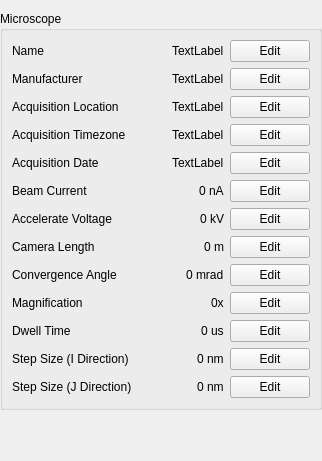
         <widget class="QWidget" name="page_microscope">
          <layout class="QVBoxLayout" name="verticalLayout_9">
           <property name="leftMargin">
            <number>0</number>
           </property>
           <property name="rightMargin">
            <number>0</number>
           </property>
           <item>
            <widget class="QGroupBox" name="groupBox">
             <property name="title">
              <string>Microscope</string>
             </property>
             <layout class="QVBoxLayout" name="verticalLayout_5">
              <item>
               <layout class="QHBoxLayout" name="horizontalLayout_59">
                <item>
                 <widget class="QLabel" name="label_5">
                  <property name="text">
                   <string>Name</string>
                  </property>
                 </widget>
                </item>
                <item>
                 <spacer name="horizontalSpacer_15">
                  <property name="orientation">
                   <enum>Qt::Horizontal</enum>
                  </property>
                  <property name="sizeHint" stdset="0">
                   <size>
                    <width>40</width>
                    <height>20</height>
                   </size>
                  </property>
                 </spacer>
                </item>
                <item>
                 <widget class="QLabel" name="label_microscope_name">
                  <property name="text">
                   <string>TextLabel</string>
                  </property>
                 </widget>
                </item>
                <item>
                 <widget class="QPushButton" name="pushButton_edit_microscope_name">
                  <property name="text">
                   <string>Edit</string>
                  </property>
                 </widget>
                </item>
               </layout>
              </item>
              <item>
               <layout class="QHBoxLayout" name="horizontalLayout_58">
                <item>
                 <widget class="QLabel" name="label_6">
                  <property name="text">
                   <string>Manufacturer</string>
                  </property>
                 </widget>
                </item>
                <item>
                 <spacer name="horizontalSpacer_54">
                  <property name="orientation">
                   <enum>Qt::Horizontal</enum>
                  </property>
                  <property name="sizeHint" stdset="0">
                   <size>
                    <width>40</width>
                    <height>20</height>
                   </size>
                  </property>
                 </spacer>
                </item>
                <item>
                 <widget class="QLabel" name="label_microscope_manufacturer">
                  <property name="text">
                   <string>TextLabel</string>
                  </property>
                 </widget>
                </item>
                <item>
                 <widget class="QPushButton" name="pushButton_edit_microscope_manufacturer">
                  <property name="text">
                   <string>Edit</string>
                  </property>
                 </widget>
                </item>
               </layout>
              </item>
              <item>
               <layout class="QHBoxLayout" name="horizontalLayout_57">
                <item>
                 <widget class="QLabel" name="label_16">
                  <property name="text">
                   <string>Acquisition Location</string>
                  </property>
                 </widget>
                </item>
                <item>
                 <spacer name="horizontalSpacer_55">
                  <property name="orientation">
                   <enum>Qt::Horizontal</enum>
                  </property>
                  <property name="sizeHint" stdset="0">
                   <size>
                    <width>40</width>
                    <height>20</height>
                   </size>
                  </property>
                 </spacer>
                </item>
                <item>
                 <widget class="QLabel" name="label_acquisition_location">
                  <property name="text">
                   <string>TextLabel</string>
                  </property>
                 </widget>
                </item>
                <item>
                 <widget class="QPushButton" name="pushButton_edit_acquisition_location">
                  <property name="text">
                   <string>Edit</string>
                  </property>
                 </widget>
                </item>
               </layout>
              </item>
              <item>
               <layout class="QHBoxLayout" name="horizontalLayout_15">
                <item>
                 <widget class="QLabel" name="label_17">
                  <property name="text">
                   <string>Acquisition Timezone</string>
                  </property>
                 </widget>
                </item>
                <item>
                 <spacer name="horizontalSpacer_56">
                  <property name="orientation">
                   <enum>Qt::Horizontal</enum>
                  </property>
                  <property name="sizeHint" stdset="0">
                   <size>
                    <width>40</width>
                    <height>20</height>
                   </size>
                  </property>
                 </spacer>
                </item>
                <item>
                 <widget class="QLabel" name="label_acquisition_timezone">
                  <property name="text">
                   <string>TextLabel</string>
                  </property>
                 </widget>
                </item>
                <item>
                 <widget class="QPushButton" name="pushButton_edit_acquisition_timezone">
                  <property name="text">
                   <string>Edit</string>
                  </property>
                 </widget>
                </item>
               </layout>
              </item>
              <item>
               <layout class="QHBoxLayout" name="horizontalLayout_16">
                <item>
                 <widget class="QLabel" name="label_15">
                  <property name="text">
                   <string>Acquisition Date</string>
                  </property>
                 </widget>
                </item>
                <item>
                 <spacer name="horizontalSpacer_13">
                  <property name="orientation">
                   <enum>Qt::Horizontal</enum>
                  </property>
                  <property name="sizeHint" stdset="0">
                   <size>
                    <width>40</width>
                    <height>20</height>
                   </size>
                  </property>
                 </spacer>
                </item>
                <item>
                 <widget class="QLabel" name="label_acquisition_date">
                  <property name="text">
                   <string>TextLabel</string>
                  </property>
                 </widget>
                </item>
                <item>
                 <widget class="QPushButton" name="pushButton_edit_acquisition_date">
                  <property name="text">
                   <string>Edit</string>
                  </property>
                 </widget>
                </item>
               </layout>
              </item>
              <item>
               <layout class="QHBoxLayout" name="horizontalLayout_7">
                <item>
                 <widget class="QLabel" name="label_7">
                  <property name="text">
                   <string>Beam Current</string>
                  </property>
                 </widget>
                </item>
                <item>
                 <spacer name="horizontalSpacer_5">
                  <property name="orientation">
                   <enum>Qt::Horizontal</enum>
                  </property>
                  <property name="sizeHint" stdset="0">
                   <size>
                    <width>18</width>
                    <height>20</height>
                   </size>
                  </property>
                 </spacer>
                </item>
                <item>
                 <widget class="QLabel" name="label_beam_current">
                  <property name="text">
                   <string>0 nA</string>
                  </property>
                 </widget>
                </item>
                <item>
                 <widget class="QPushButton" name="pushButton_edit_beam_current">
                  <property name="text">
                   <string>Edit</string>
                  </property>
                 </widget>
                </item>
               </layout>
              </item>
              <item>
               <layout class="QHBoxLayout" name="horizontalLayout_8">
                <item>
                 <widget class="QLabel" name="label_8">
                  <property name="text">
                   <string>Accelerate Voltage</string>
                  </property>
                 </widget>
                </item>
                <item>
                 <spacer name="horizontalSpacer_6">
                  <property name="orientation">
                   <enum>Qt::Horizontal</enum>
                  </property>
                  <property name="sizeHint" stdset="0">
                   <size>
                    <width>40</width>
                    <height>20</height>
                   </size>
                  </property>
                 </spacer>
                </item>
                <item>
                 <widget class="QLabel" name="label_accelerate_voltage">
                  <property name="text">
                   <string>0 kV</string>
                  </property>
                 </widget>
                </item>
                <item>
                 <widget class="QPushButton" name="pushButton_edit_accelerate_voltage">
                  <property name="text">
                   <string>Edit</string>
                  </property>
                 </widget>
                </item>
               </layout>
              </item>
              <item>
               <layout class="QHBoxLayout" name="horizontalLayout_9">
                <item>
                 <widget class="QLabel" name="label_10">
                  <property name="text">
                   <string>Camera Length</string>
                  </property>
                 </widget>
                </item>
                <item>
                 <spacer name="horizontalSpacer_7">
                  <property name="orientation">
                   <enum>Qt::Horizontal</enum>
                  </property>
                  <property name="sizeHint" stdset="0">
                   <size>
                    <width>40</width>
                    <height>20</height>
                   </size>
                  </property>
                 </spacer>
                </item>
                <item>
                 <widget class="QLabel" name="label_camera_length">
                  <property name="text">
                   <string>0 m</string>
                  </property>
                 </widget>
                </item>
                <item>
                 <widget class="QPushButton" name="pushButton_edit_camera_length">
                  <property name="text">
                   <string>Edit</string>
                  </property>
                 </widget>
                </item>
               </layout>
              </item>
              <item>
               <layout class="QHBoxLayout" name="horizontalLayout_10">
                <item>
                 <widget class="QLabel" name="label_9">
                  <property name="text">
                   <string>Convergence Angle</string>
                  </property>
                 </widget>
                </item>
                <item>
                 <spacer name="horizontalSpacer_8">
                  <property name="orientation">
                   <enum>Qt::Horizontal</enum>
                  </property>
                  <property name="sizeHint" stdset="0">
                   <size>
                    <width>40</width>
                    <height>20</height>
                   </size>
                  </property>
                 </spacer>
                </item>
                <item>
                 <widget class="QLabel" name="label_convergence_angle">
                  <property name="text">
                   <string>0 mrad</string>
                  </property>
                 </widget>
                </item>
                <item>
                 <widget class="QPushButton" name="pushButton_edit_convergent_angle">
                  <property name="text">
                   <string>Edit</string>
                  </property>
                 </widget>
                </item>
               </layout>
              </item>
              <item>
               <layout class="QHBoxLayout" name="horizontalLayout_11">
                <item>
                 <widget class="QLabel" name="label_11">
                  <property name="text">
                   <string>Magnification</string>
                  </property>
                 </widget>
                </item>
                <item>
                 <spacer name="horizontalSpacer_9">
                  <property name="orientation">
                   <enum>Qt::Horizontal</enum>
                  </property>
                  <property name="sizeHint" stdset="0">
                   <size>
                    <width>40</width>
                    <height>20</height>
                   </size>
                  </property>
                 </spacer>
                </item>
                <item>
                 <widget class="QLabel" name="label_magnification">
                  <property name="text">
                   <string>0x</string>
                  </property>
                 </widget>
                </item>
                <item>
                 <widget class="QPushButton" name="pushButton_edit_magnification">
                  <property name="text">
                   <string>Edit</string>
                  </property>
                 </widget>
                </item>
               </layout>
              </item>
              <item>
               <layout class="QHBoxLayout" name="horizontalLayout_12">
                <item>
                 <widget class="QLabel" name="label_12">
                  <property name="text">
                   <string>Dwell Time</string>
                  </property>
                 </widget>
                </item>
                <item>
                 <spacer name="horizontalSpacer_10">
                  <property name="orientation">
                   <enum>Qt::Horizontal</enum>
                  </property>
                  <property name="sizeHint" stdset="0">
                   <size>
                    <width>40</width>
                    <height>20</height>
                   </size>
                  </property>
                 </spacer>
                </item>
                <item>
                 <widget class="QLabel" name="label_dwell_time">
                  <property name="text">
                   <string>0 us</string>
                  </property>
                 </widget>
                </item>
                <item>
                 <widget class="QPushButton" name="pushButton_edit_dwell_time">
                  <property name="text">
                   <string>Edit</string>
                  </property>
                 </widget>
                </item>
               </layout>
              </item>
              <item>
               <layout class="QHBoxLayout" name="horizontalLayout_13">
                <item>
                 <widget class="QLabel" name="label_14">
                  <property name="text">
                   <string>Step Size (I Direction)</string>
                  </property>
                 </widget>
                </item>
                <item>
                 <spacer name="horizontalSpacer_11">
                  <property name="orientation">
                   <enum>Qt::Horizontal</enum>
                  </property>
                  <property name="sizeHint" stdset="0">
                   <size>
                    <width>40</width>
                    <height>20</height>
                   </size>
                  </property>
                 </spacer>
                </item>
                <item>
                 <widget class="QLabel" name="label_step_size_i">
                  <property name="text">
                   <string>0 nm</string>
                  </property>
                 </widget>
                </item>
                <item>
                 <widget class="QPushButton" name="pushButton_edit_step_size_i">
                  <property name="text">
                   <string>Edit</string>
                  </property>
                 </widget>
                </item>
               </layout>
              </item>
              <item>
               <layout class="QHBoxLayout" name="horizontalLayout_14">
                <item>
                 <widget class="QLabel" name="label_13">
                  <property name="text">
                   <string>Step Size (J Direction)</string>
                  </property>
                 </widget>
                </item>
                <item>
                 <spacer name="horizontalSpacer_12">
                  <property name="orientation">
                   <enum>Qt::Horizontal</enum>
                  </property>
                  <property name="sizeHint" stdset="0">
                   <size>
                    <width>40</width>
                    <height>20</height>
                   </size>
                  </property>
                 </spacer>
                </item>
                <item>
                 <widget class="QLabel" name="label_step_size_j">
                  <property name="text">
                   <string>0 nm</string>
                  </property>
                 </widget>
                </item>
                <item>
                 <widget class="QPushButton" name="pushButton_edit_step_size_j">
                  <property name="text">
                   <string>Edit</string>
                  </property>
                 </widget>
                </item>
               </layout>
              </item>
             </layout>
            </widget>
           </item>
           <item>
            <spacer name="verticalSpacer_3">
             <property name="orientation">
              <enum>Qt::Vertical</enum>
             </property>
             <property name="sizeHint" stdset="0">
              <size>
               <width>20</width>
               <height>40</height>
              </size>
             </property>
            </spacer>
           </item>
          </layout>
         </widget>
